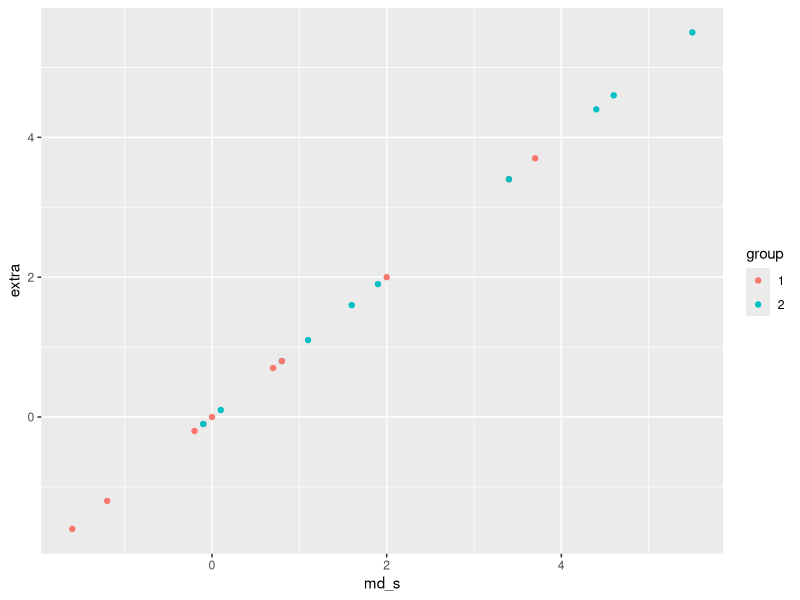
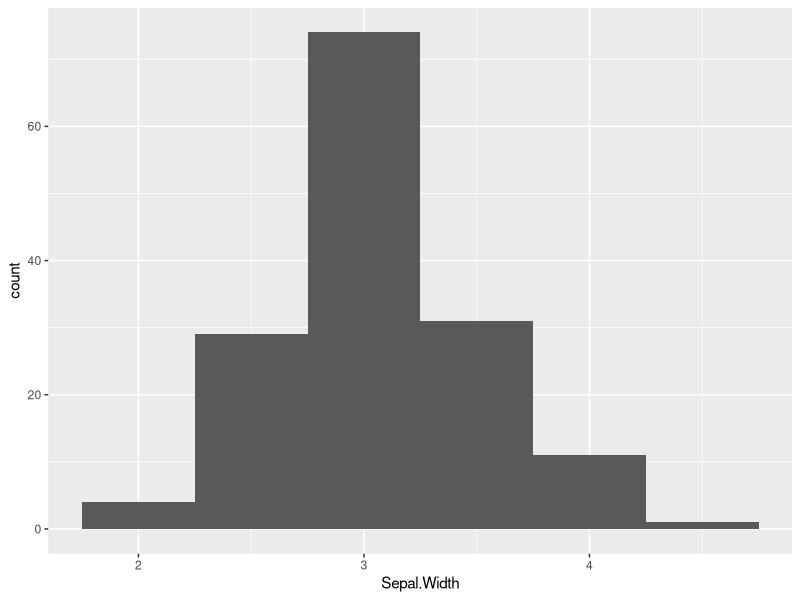

These charts were generated, in order, by the following R code:
## Mid-term exam  | Data science for psychologists (Summer 2018)
## Name: SHANY LEVI | Student ID: 01/874535
## 2018 06 04
## ~~~~~~~~~~~~~~~~~~~~~~~~~~~~~~~~~~~~~~~~~~~~~~~~~~~~~~~~~ ##

## Preparations: ----- 

library(tidyverse)

## Task 1: -----

## (a) Saving and inspecting data:
sp <- as_tibble(sleep)
dim(sp)

## Answer: The sleep data contains 20 rows and 3 columns. 

## (b)  compute the number of observations (rows) by group and key descriptives (their mean, median, and standard deviation).

sp

sp %>%
  group_by(ID) %>%
  summarise(n = n(),
            mn_s = mean(extra),
            sd_s = sd (extra),
            md_s = median (extra))

## (C) Use ggplot to create a graph that shows the medians and raw values of extra sleep time by group

sp_c <- sp %>%
  group_by(ID, group, extra) %>%
  summarise(n = n(),
            mn_s = mean(extra),
            sd_s = sd (extra),
            md_s = median (extra))


ggplot(data = sp_c ) + 
  geom_point(mapping = aes(x = md_s, y= extra, color = group))
             
## (D)  Reformat the sleep data in sp so that the 2 groups appear in 2 lines (rows) and 10 subject IDs as 10 columns

sp

tidyr::spread

spread(sp, key = ID, value = extra)


  

## Task 3 -----

dplyr::starwars
  
# (a) Save the tibble dplyr::starwars as sw and report its dimensions

tb <- as_tibble(starwars) 
  
tb

## answer :  The starwars contains 87 rows and 13 columns

# (b) How many missing (NA) values does sw contain


sum(is.na(tb))

## answer: 101

tb %>%
 filter(is.na(homeworld), !is.na(mass) | !is.na(birth_year)) 

## answer: Yoda, IG-88, Qui-Gon

# (c) How many humans are contained in sw overall and by gender?


tb %>%
  filter(species == "Human") %>%
  group_by(gender) %>%
  count()


## answer: 25

# How many and which individuals in sw are neither male nor female?


tb %>%
  filter(gender == 'male' | gender == 'female') %>%
  count()

## answer: 6, include NA

# Of which species in sw exist at least 2 different gender values?

tb %>%
  group_by(species) %>%
  filter(gender == 'male', gender == 'female')

# (d) From which homeworld do the most indidividuals (rows) come from?

tb %>%
  group_by(homeworld) %>%
  count() %>%
  arrange(desc(n))


# asnwer: Naboo

# What is the mean height of all individuals with orange eyes from the most popular homeworld

tb %>%
  filter(homeworld == "Naboo") %>%
  group_by(eye_color == "orange") %>%
  summarise(n = n(),
            mn_h = mean(height))

# answer: 163

# (e) Compute the median, mean, and standard deviation of height for all droids

tb %>%
  group_by(name) %>%
  summarise(n = n(),
            mn_s = mean(height, na.rm = TRUE),
            sd_s = sd (height, na.rm = TRUE),
            md_s = median (height, na.rm = TRUE))

?starwars

# Compute the average height and mass by species and save the result as h_m

h_m <- tb %>%
  group_by(species) %>%
  summarise(n = n(),
            mn_h = mean(height, na.rm = TRUE),
            mn_m = mean(mass,  na.rm = TRUE))
 
# Sort h_m to list the 3 species with the smallest individuals (in terms of mean height)

h_m %>%
  arrange(mn_h)

# Sort h_m to list the 3 species with the heaviest individuals (in terms of median mass

h_m %>%
  arrange(desc(mn_m))


## Task 5 -----

iris

# (a) 

ir <- as_tibble(iris)

ir

sum(is.na(ir))

# answer: no

# (c) Create a histogram that shows the distribution of Sepal.Width values across all species

ggplot(data = ir) +
  geom_histogram(mapping = aes(x = Sepal.Width), binwidth = 0.5)

# (d) Create a plot that shows the shape of the distribution of Sepal.Width values for each species